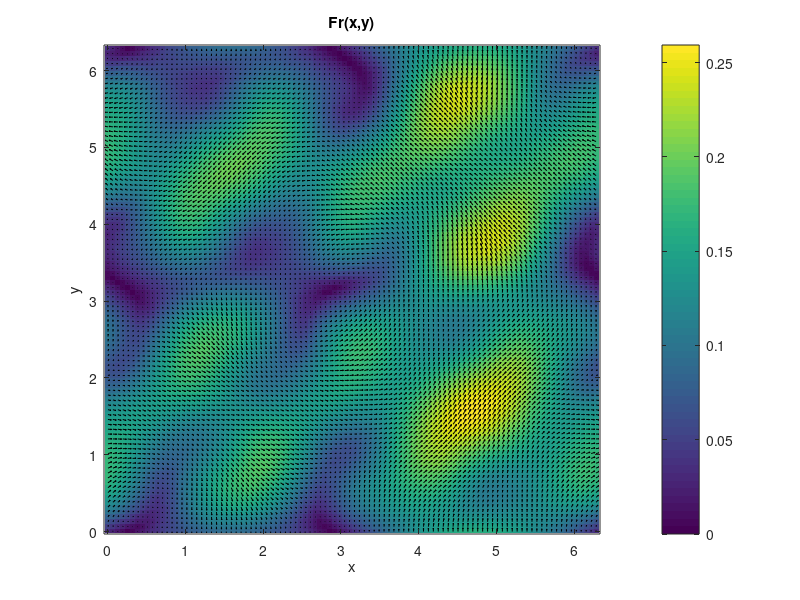
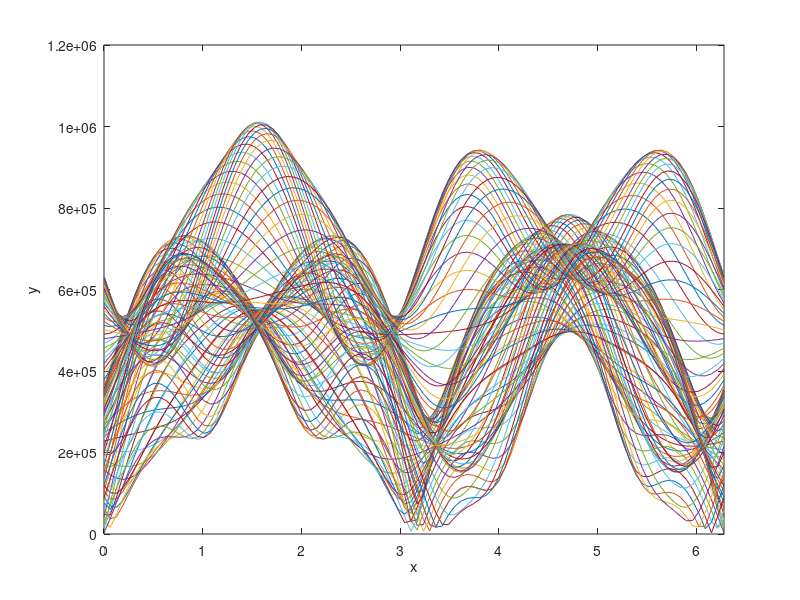
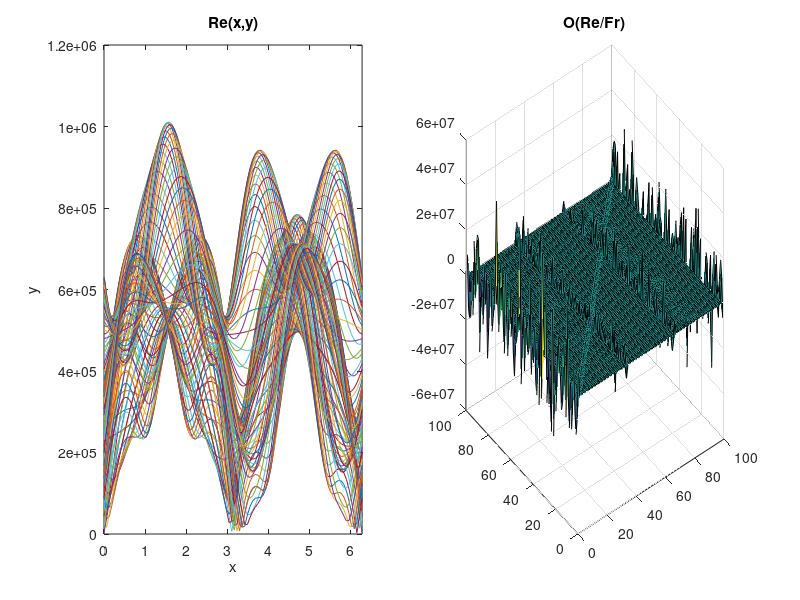
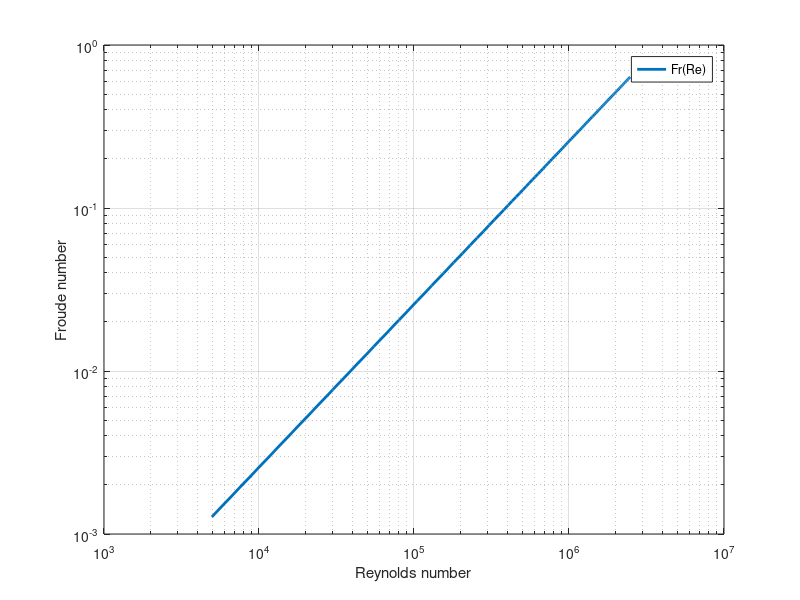

The MATLAB source for these figures, in order:
[x,y] = meshgrid(linspace(0,2*pi,100));
rho = 7900;
mu = 1e-1;
g = 9.81;
L = (max(max(x)) + max(max(y)))/2;

u =  sin(y) + 0.5*cos(3*x).*sin(2*y);
v = -sin(x) + 0.5*sin(3*y).*cos(2*x)+rand;

speed = sqrt(u.^2 + v.^2);
Re = rho * speed .* L / mu; % Trägheitskräfte zu viskosen Kräfte

Fr = speed ./ sqrt(g .* L);  % Trägheitskräfte zu Schwerekräfte

figure(1)
imagesc(x(1,:), y(:,1), Fr)
set(gca,'YDir','normal')
colorbar
xlabel('x')
ylabel('y')
title('Fr(x,y)')

hold on
quiver(x,y,u,v,'k')
hold off

n = Re/Fr;

figure(2)
plot(x(50,:), Re)
xlim([0 L])
xlabel('x')
ylabel('y')

figure(3)
subplot(1,2,1)
plot(x(25,:), Re)
xlim([0 L])
xlabel('x')
ylabel('y')
title('Re(x,y)')
subplot(1,2,2)
surf(n)
title('O(Re/Fr)')

% Geschwindigkeit
v = linspace(0.01, 5, 100);

Re = rho * v .* L / mu; % Trägheitskräfte zu viskosen Kräfte
Fr = v ./ sqrt(g .* L);  % Trägheitskräfte zu Schwerekräfte

% Plot
figure(4)
loglog(Re, Fr, 'LineWidth', 2)
xlabel('Reynolds number')
ylabel('Froude number')
legend('Fr(Re)')
grid on
